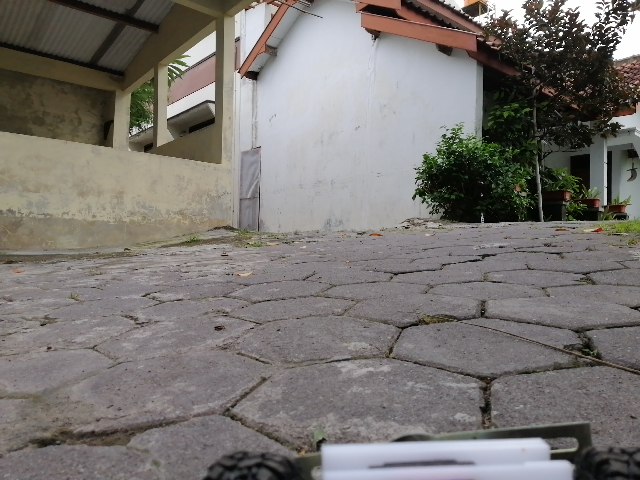
#> input picture tensorflow/trainer/test/objectdetect/hill.png, 640 x 480 px
$ python posterize.py ../objectdetect/hill.png
#> lines starting #> are read from the running program, lines starting #| are printed output that depends on the picture
import PIL
from PIL import Image, ImageFilter
from sys import argv
im = Image.open(argv[1])
#> im is the input picture: PIL image 640x480 RGB; mean R, G, B 121.2, 117.4, 113.5
im.show()
# ~ im = im.resize((640,640), PIL.Image.NEAREST)

# ~ im = im.filter(ImageFilter.GaussianBlur(10))
# ~ pixels = im.load()
# ~ for y in range(im.size[1]):
    # ~ for x in range(im.size[0]):
        # ~ r,g,b = pixels[x,y]
        # ~ #posterize
        # ~ r -= (r%100)
        # ~ g -= (g%100)
        # ~ b -= (b%100)
        # ~ avg = int((r+g+b)/3)
        # ~ if (avg>50):
            # ~ avg = 255
        # ~ else:
            # ~ avg = 0
        # ~ pixels[x,y] = (avg,avg,avg)
# ~ im.show()
posterize_lvl = 70
im = im.crop((0,0,640,440))
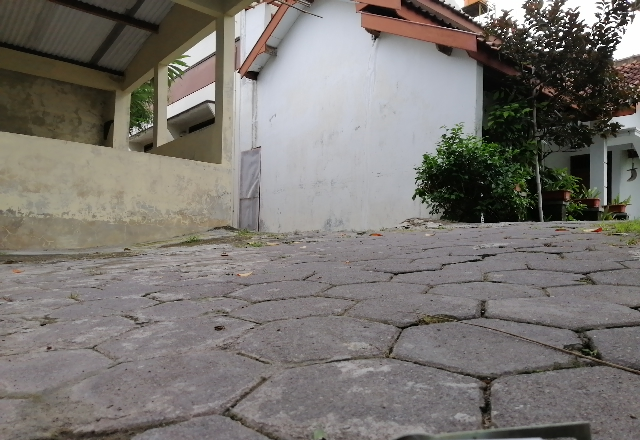
#> im: PIL image 640x440 RGB; mean R, G, B 121.1, 117, 112.3
im = im.resize((16,11))
pixels = im.load()
for y in range(im.size[1]):
    for x in range(im.size[0]):
        r,g,b = pixels[x,y]
        r -= (r%posterize_lvl)
        g -= (g%posterize_lvl)
        b -= (b%posterize_lvl)

        avg = int((r+g+b)/3)
        # ~ if (avg>50):
            # ~ avg = 255
        # ~ else:
            # ~ avg = 0
        pixels[x,y] = (avg,avg,avg)
im.show()
